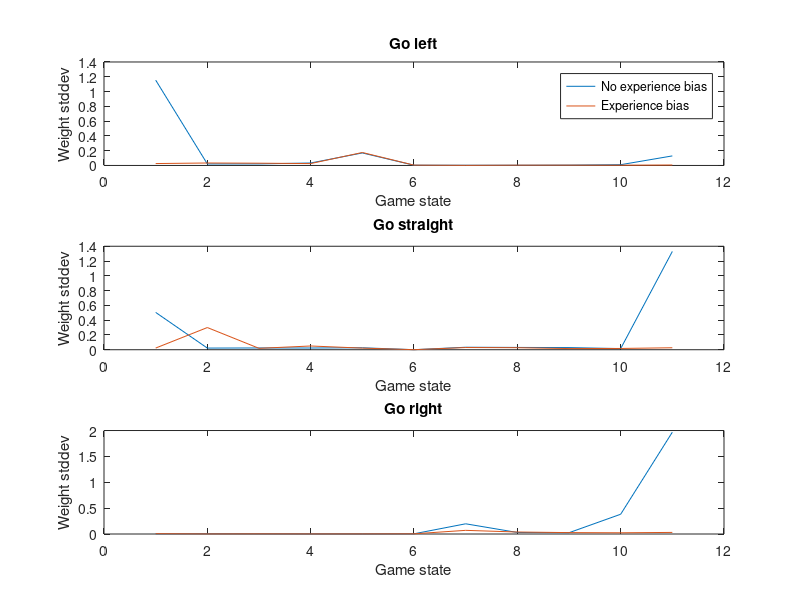

Here is the MATLAB script that generated this plot:
% Plot how the resulting weights vary when we collect more experience from the extreme game cases
% Magnus Lindhé, 2018

W_p=load('resulting_weights_padding.txt');
W_n=load('resulting_weights_no_padding.txt');

std_p = reshape(sqrt(var(W_p)),3,11);
std_n = reshape(sqrt(var(W_n)),3,11);

figure(1);
clf;
subplot(3,1,1);
plot(1:11,std_n(1,:),1:11,std_p(1,:));
title('Go left');
xlabel('Game state');
ylabel('Weight stddev');
legend('No experience bias','Experience bias');
subplot(3,1,2);
plot(1:11,std_n(2,:),1:11,std_p(2,:));
title('Go straight');
xlabel('Game state');
ylabel('Weight stddev');
subplot(3,1,3);
plot(1:11,std_n(3,:),1:11,std_p(3,:));
title('Go right');
xlabel('Game state');
ylabel('Weight stddev');

